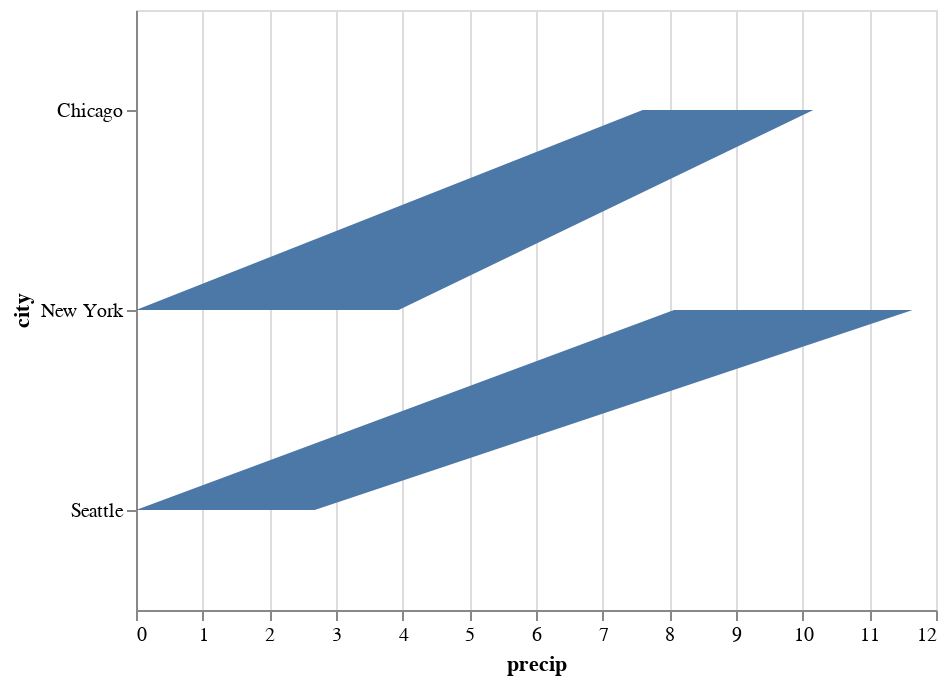

Write notebook code for a chart like this one.
### Code cell
alt.Chart(df).mark_area().encode(
    alt.X('precip'),
    alt.Y('city')
)

### Figure 1 — Vega-Lite specification as saved in the notebook (floating-point values rounded to 4 significant figures)
{"$schema": "https://vega.github.io/schema/vega-lite/v3.4.0.json", "config": {"mark": {"tooltip": null}, "view": {"height": 300, "width": 400}}, "data": {"name": "data-fdfbb22e8e0e89f6556d8a3b434b0c97"}, "datasets": {"data-fdfbb22e8e0e89f6556d8a3b434b0c97": [{"city": "Seattle", "month": "Apr", "precip": 2.68}, {"city": "Seattle", "month": "Aug", "precip": 0.87}, {"city": "Seattle", "month": "Dec", "precip": 5.31}, {"city": "New York", "month": "Apr", "precip": 3.94}, {"city": "New York", "month": "Aug", "precip": 4.13}, {"city": "New York", "month": "Dec", "precip": 3.58}, {"city": "Chicago", "month": "Apr", "precip": 3.62}, {"city": "Chicago", "month": "Aug", "precip": 3.98}, {"city": "Chicago", "month": "Dec", "precip": 2.56}]}, "encoding": {"x": {"field": "precip", "type": "quantitative"}, "y": {"field": "city", "type": "nominal"}}, "mark": "area"}
